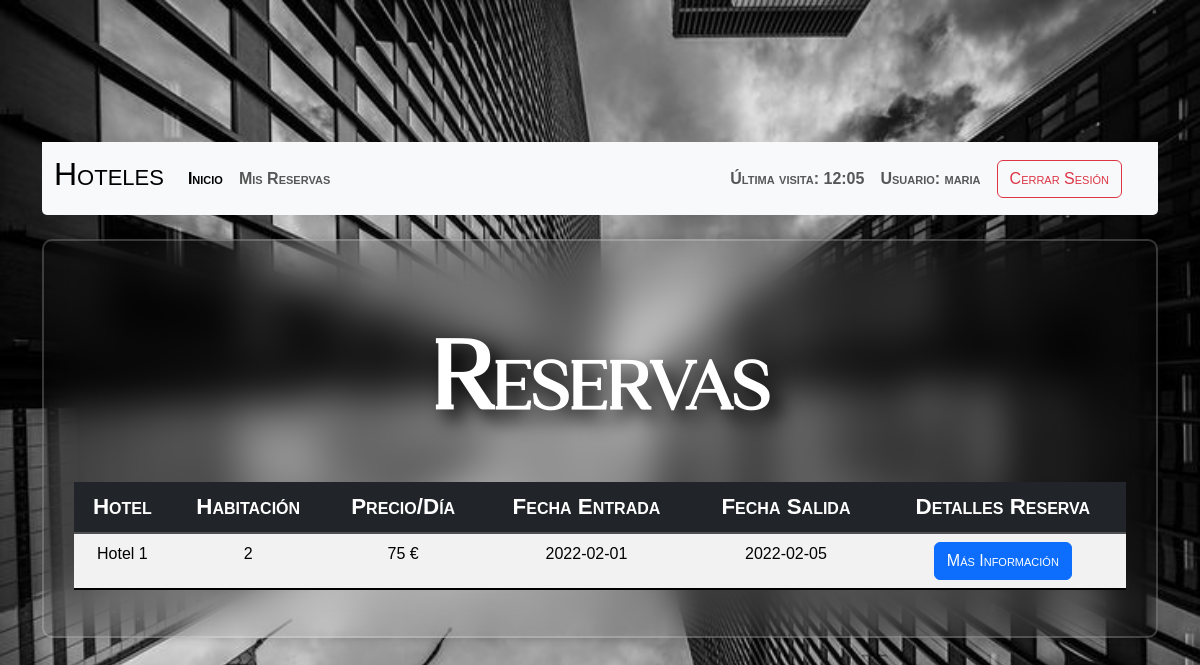
Screenshot of /ActividadUT6_Hoteles_SheilaLaraGarcia/index.php?controller=booking&action=showBookings (signed in) with the database file from the repository.
### tables this page shows
CREATE TABLE reservas (
  id INT PRIMARY KEY AUTO_INCREMENT,
  id_usuario INT NOT NULL,
  id_hotel INT NOT NULL,
  id_habitacion INT NOT NULL,
  fecha_entrada DATE NOT NULL,
  fecha_salida DATE NOT NULL,
  FOREIGN KEY (id_usuario) REFERENCES usuarios(id),
  FOREIGN KEY (id_hotel) REFERENCES hoteles(id),
  FOREIGN KEY (id_habitacion) REFERENCES habitaciones(id)
);

CREATE TABLE hoteles (
  id INT PRIMARY KEY AUTO_INCREMENT,
  nombre VARCHAR(255) NOT NULL,
  direccion VARCHAR(255) NOT NULL,
  ciudad VARCHAR(255) NOT NULL,
  pais VARCHAR(255) NOT NULL,
  num_habitaciones INT NOT NULL,
  descripcion TEXT NOT NULL,
  foto MEDIUMBLOB
);

CREATE TABLE habitaciones (
  id INT PRIMARY KEY AUTO_INCREMENT,
  id_hotel INT NOT NULL,
  num_habitacion INT NOT NULL,
  tipo VARCHAR(255) NOT NULL,
  precio FLOAT NOT NULL,
  descripcion TEXT NOT NULL,
  FOREIGN KEY (id_hotel) REFERENCES hoteles(id)
);

### ActividadUT6_Hoteles_SheilaLaraGarcia/controllers/bookingController.php (called while the page is built, shortened)
<?php
class bookingController {
    public function __construct() {
        $this->model = new bookingModel();
        $this->view = new bookingView();
    }
    public function showBookings() {
        $bookings = $this->model->getAllBookings();
        $this->view->showAllBookings($bookings);
    }
}

### ActividadUT6_Hoteles_SheilaLaraGarcia/models/bookingModel.php (called while the page is built, shortened)
<?php
require_once $_SERVER['DOCUMENT_ROOT'] . '/ActividadUT6_Hoteles_SheilaLaraGarcia/db/db.php';
class bookingModel{
    private $pdo;
    public function __construct() {
        $this->db = new DB();
        $this->pdo = $this->db->getPDO();
    }
    public function getAllBookings() {
        $stmt = $this->pdo->prepare("SELECT H.nombre, HA.num_habitacion, R.id, HA.precio, R.fecha_entrada, R.fecha_salida
                                    FROM reservas R JOIN usuarios U
                                    ON (R.id_usuario = U.id) JOIN hoteles H
                                    ON (R.id_hotel = H.id) JOIN habitaciones HA
                                    ON (R.id_habitacion = HA.id)
                                    WHERE R.id_usuario = ?
                                    ORDER BY R.fecha_entrada DESC;");
        $stmt->execute(array($_SESSION['id']));
        return $stmt->fetchAll(PDO::FETCH_ASSOC);;
    }
}

### ActividadUT6_Hoteles_SheilaLaraGarcia/config/config.php (called while the page is built)
<?php
$usuario = 'root';
$pwd = '';
$dbname = 'hoteles';
$host = 'localhost';

### ActividadUT6_Hoteles_SheilaLaraGarcia/db/db.php (called while the page is built)
<?php
class db {
    private $pdo;
    public function __construct() {
        require $_SERVER['DOCUMENT_ROOT'] . '/ActividadUT6_Hoteles_SheilaLaraGarcia/config/config.php';
        try {
            $this->pdo = new PDO("mysql:host=$host;dbname=$dbname", $usuario, $pwd);
            $this->pdo->setAttribute(PDO::ATTR_ERRMODE, PDO::ERRMODE_EXCEPTION);
        } catch (Exception $ex) {
            echo '<div class="d-flex justify-content-center">
                    <div class="alert alert-warning d-grid gap-2 col-3 m-4 text-center" role="alert">
                        La página se encuentra en mantenimiento.
                    </div>
                </div>';
        }
    }
    public function getPDO() {
        return $this->pdo;
    }
}

### ActividadUT6_Hoteles_SheilaLaraGarcia/views/bookingView.php (the view, shortened to what this page needs)
<?php
class bookingView {
    public function showAllBookings($bookings) {
        echo '<section class="text-center text-md-start section">'
        . '<h1 class="m-5 text-center display-3" id="h1__section">Reservas</h1>'
        . '<table class="table text-center table-striped table-hover">'
        . '<thead>'
        . '<tr class="table-dark table__tr">'
        . '<th class="table__th" scope="col">Hotel</th>'
        . '<th class="table__th" scope="col">Habitación</th>'
        . '<th class="table__th" scope="col">Precio/Día</th>'
        . '<th class="table__th" scope="col">Fecha Entrada</th>'
        . '<th class="table__th" scope="col">Fecha Salida</th>'
        . '<th class="table__th" scope="col">Detalles Reserva</th>'
        . '</tr>'
        . '</thead>'
        . '<tbody>';
        foreach ($bookings as $booking) {
            echo '<tr class="table__tr">'
            . '<td class="table__td">' . $booking['nombre'] . '</td>'
            . '<td class="table__td">' . $booking['num_habitacion'] . '</td>'
            . '<td class="table__td">' . $booking['precio'] . ' €</td>'
            . '<td class="table__td">' . $booking['fecha_entrada'] . '</td>'
            . '<td class="table__td">' . $booking['fecha_salida'] . '</td>'
            . '<td class="table__td"><a href="index.php?controller=booking&action=DetailsBooking&idbook=' . $booking['id'] . '" class="btn btn-primary">Más Información</a></td>'
            . '</tr>';
        }
        echo '</tbody>'
        . '</table>'
        . '</section>';
    }
}

### ActividadUT6_Hoteles_SheilaLaraGarcia/css/style.css (style rules this page uses)
* { margin: 0; padding: 0; box-sizing: border-box; font-family: "Poppins", sans-serif; }
.body { display: flex; justify-content: center; align-items: center; min-height: 100vh; background-image: url("../assets/images/fondo_02.jpg"); background-repeat: no-repeat; background-size: cover; background-position: center; }
h1 { font-size: 36px; text-align: center; }

### ActividadUT6_Hoteles_SheilaLaraGarcia/css/styleApp.css (style rules this page uses)
.body { background-image: url("../assets/images/fondo_02.jpg"); background-repeat: no-repeat; background-size: cover; margin: 0px; }
.section { background: transparent; border: 2px solid rgba(255, 255, 255, 0.2); backdrop-filter: blur(20px); box-shadow: 0 0 10px rgba(0, 0, 0, 0.2); border-radius: 10px; padding: 30px; margin-bottom: 20px; }
#h1__section { font-variant: small-caps; font-family: Vogue; color: white; font-size: 6em; text-shadow: black 0.1em 0.1em 0.2em; font-weight: bolder; }
.btn { font-family: Louis; font-variant: small-caps; }
.table__tr { border-bottom: black solid 2px; }
.table__th { font-variant: small-caps; font-family: Arial, Helvetica, sans-serif; font-weight: bold; text-align: center; font-size: 1.4rem; }
.table__td { font-family: Arial, Helvetica, sans-serif; }

### rows the page displays
reservas: id_hotel.nombre "Hotel 1", id_habitacion.num_habitacion "2", id_habitacion.precio "75", fecha_entrada "2022-02-01", fecha_salida "2022-02-05"

### other values shown
$_COOKIE['lastvisit'] "12:05"
$_SESSION['user'] "maria"
